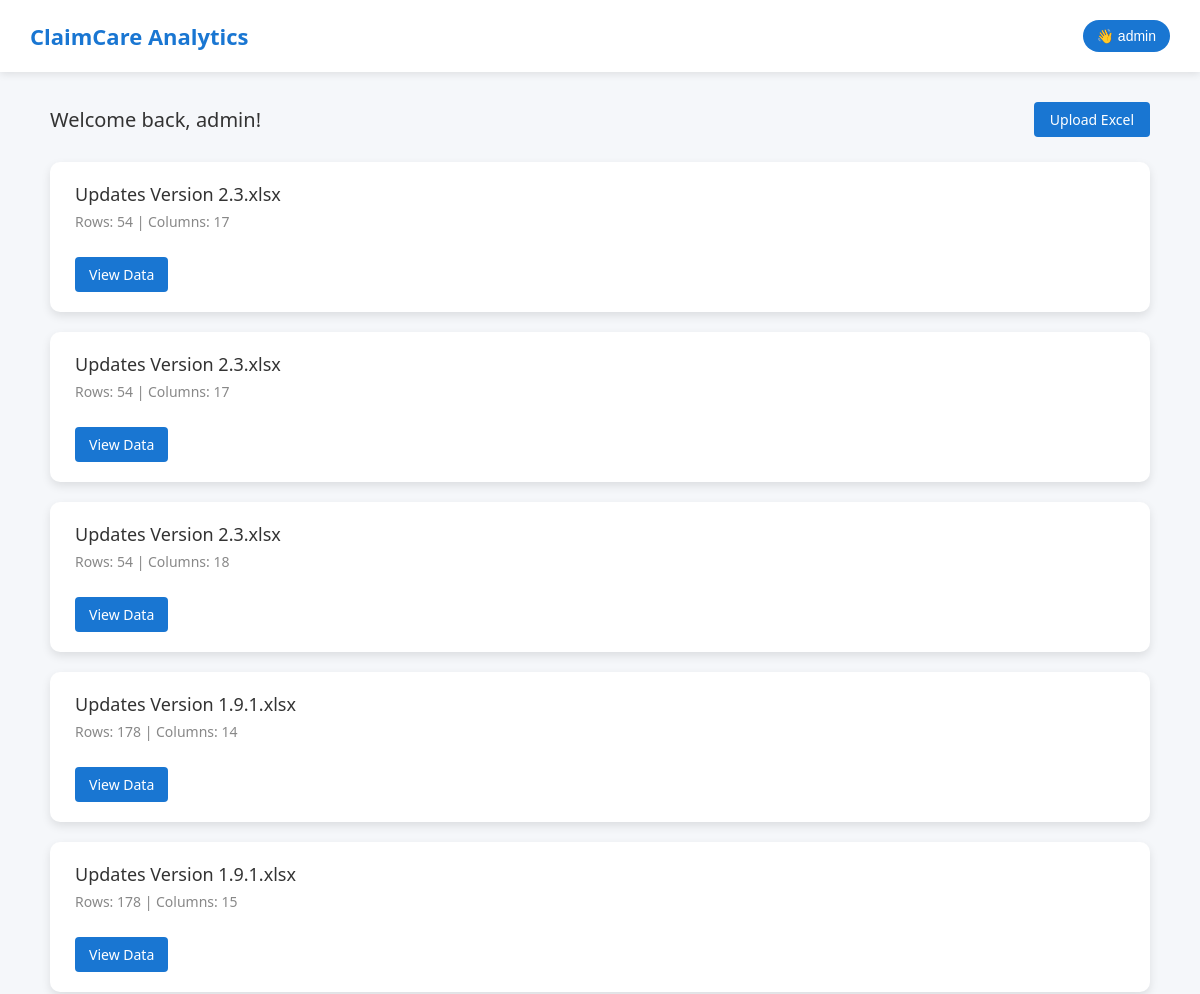
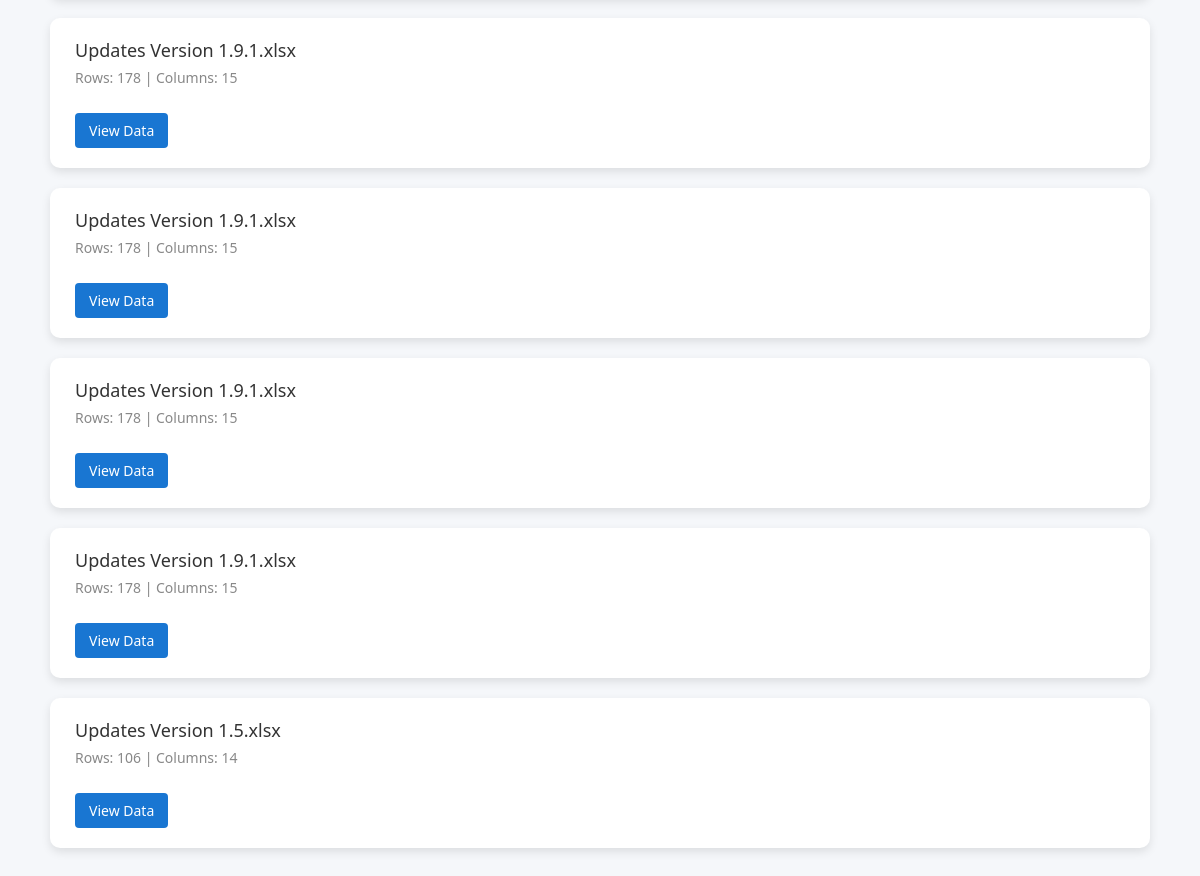
The app's page / (signed in), older data (2 pictures, top to bottom).
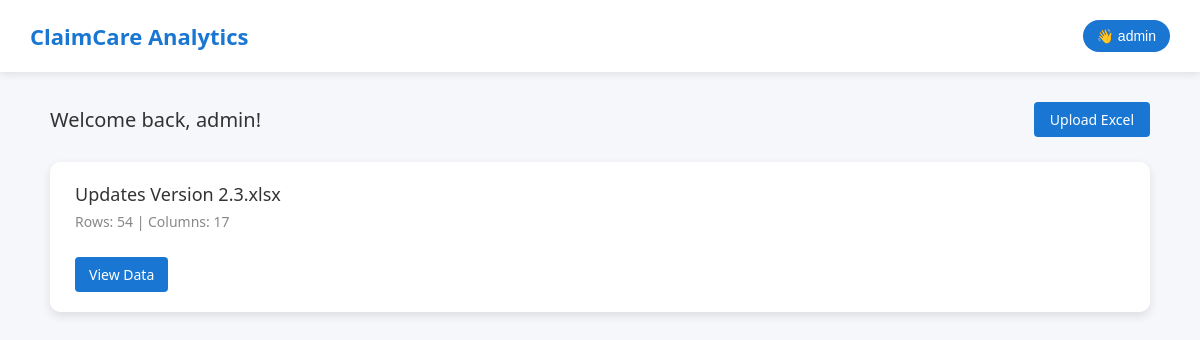
The same page, newer data.
### rcm_app/models.py (models this page shows, shortened)
class ExcelUpload(models.Model):
    uploaded_at = models.DateTimeField(auto_now_add=True)
    file_name = models.CharField(max_length=255)
    row_count = models.PositiveIntegerField()
    columns = models.JSONField()

### rcm_app/views.py (the view)
# urls.py: 2. Add a URL to urlpatterns:  path('', views.home, name='home')
@login_required
def home(request):
    uploads = ExcelUpload.objects.all().order_by('-uploaded_at')
    return render(request, 'home.html', {'uploads': uploads})

### templates/home.html (shortened to what this page needs)
<!DOCTYPE html>
<html lang="en">
<head>
</head>
<body>
<header>
  <div class="logo">ClaimCare Analytics</div>
  <div class="user-area">
    <button class="user-name" onclick="toggleDropdown()">
      👋 {{ request.user.first_name|default:request.user.username }}
    </button>
  </div>
</header>
<div class="container">
  <div class="greeting-area">
    <div class="greeting">Welcome back, {{ request.user.first_name|default:request.user.username }}!</div>
    <a href="{% url 'rcm_app:upload_excel' %}" class="upload-btn">Upload Excel</a>
  </div>
  {% if uploads %}
    {% for upload in uploads %}
      <div class="card">
        <p class="card-title">{{ upload.file_name }}</p>
        <p class="card-meta">Rows: {{ upload.row_count }} | Columns: {{ upload.columns|length }}</p>
        <a href="{% url 'rcm_app:view_data' upload.id %}" class="btn">View Data</a>
      </div>
    {% endfor %}
  {% else %}
    <div class="empty-state">
      <p>No files uploaded yet.</p>
      <a href="{% url 'rcm_app:upload_excel' %}" class="btn">Upload Your First File</a>
    </div>
  {% endif %}
</div>
</body>
</html>

### templates/home.html (style rules this page uses)
:root { --primary: #1976d2; --accent: #388e3c; --bg: #f5f7fa; --white: #ffffff; --gray: #666; --shadow: rgba(0, 0, 0, 0.1); }
body { margin: 0; font-family: 'Segoe UI', Tahoma, Geneva, Verdana, sans-serif; background-color: var(--bg); color: var(--gray); }
header { background-color: var(--white); padding: 20px 30px; box-shadow: 0 2px 8px var(--shadow); display: flex; justify-content: space-between; align-items: center; }
.logo { font-size: 22px; font-weight: 600; color: var(--primary); }
.user-area { position: relative; }
.user-name { background-color: var(--primary); color: white; padding: 8px 14px; border-radius: 30px; font-size: 14px; cursor: pointer; border: none; }
.container { max-width: 1100px; margin: 30px auto; padding: 0 20px; }
.greeting-area { display: flex; justify-content: space-between; align-items: center; margin-bottom: 25px; }
.greeting { font-size: 20px; font-weight: 500; color: #333; }
.upload-btn { background-color: var(--primary); color: white; padding: 8px 16px; font-size: 14px; border: none; border-radius: 4px; text-decoration: none; transition: background 0.3s ease; }
.card { background-color: white; border-radius: 10px; box-shadow: 0 4px 10px var(--shadow); padding: 20px 25px; margin-bottom: 20px; transition: transform 0.2s ease; }
.card-title { font-size: 18px; color: #333; margin: 0; }
.card-meta { font-size: 14px; margin-top: 6px; color: #888; }
.btn { display: inline-block; margin-top: 12px; padding: 8px 14px; background-color: var(--primary); color: white; border: none; border-radius: 4px; font-size: 14px; text-decoration: none; transition: background 0.3s ease; }

Row changes from the older to the newer data that the page shows:
removed ExcelUpload: file_name "Updates Version 2.3.xlsx", row_count "54", columns|length "17"
removed ExcelUpload: file_name "Updates Version 2.3.xlsx", row_count "54", columns|length "18"
removed ExcelUpload: file_name "Updates Version 1.9.1.xlsx", row_count "178", columns|length "14"
removed ExcelUpload: file_name "Updates Version 1.9.1.xlsx", row_count "178", columns|length "15"
removed ExcelUpload: file_name "Updates Version 1.9.1.xlsx", row_count "178", columns|length "15"
removed ExcelUpload: file_name "Updates Version 1.9.1.xlsx", row_count "178", columns|length "15"
removed ExcelUpload: file_name "Updates Version 1.9.1.xlsx", row_count "178", columns|length "15"
removed ExcelUpload: file_name "Updates Version 1.9.1.xlsx", row_count "178", columns|length "15"
removed ExcelUpload: file_name "Updates Version 1.5.xlsx", row_count "106", columns|length "14"
